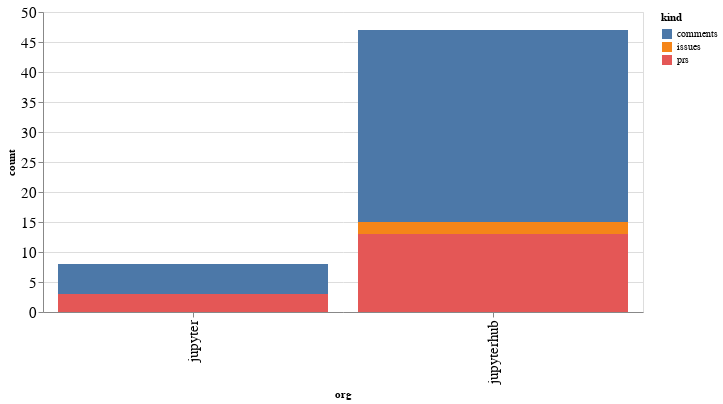

Write notebook code for a chart like this one.
### Code cell
alt.Chart(org_summaries, width=600).mark_bar().encode(
    x='org',
    y='count',
    color='kind',
    tooltip="org"
)

### Figure 1 — Vega-Lite specification as saved in the notebook (floating-point values rounded to 4 significant figures)
{"config": {"axisLeft": {"labelFontSize": 15}, "axisBottom": {"labelFontSize": 15}}, "data": {"name": "data-4e0887b48a55aa42b8a5bb5da7ccde2c"}, "mark": "bar", "encoding": {"color": {"type": "nominal", "field": "kind"}, "tooltip": {"type": "nominal", "field": "org"}, "x": {"type": "nominal", "field": "org"}, "y": {"type": "quantitative", "field": "count"}}, "width": 600, "$schema": "https://vega.github.io/schema/vega-lite/v4.8.1.json", "datasets": {"data-4e0887b48a55aa42b8a5bb5da7ccde2c": [{"org": "jupyter", "kind": "comments", "count": 5}, {"org": "jupyter", "kind": "prs", "count": 3}, {"org": "jupyterhub", "kind": "comments", "count": 32}, {"org": "jupyterhub", "kind": "issues", "count": 2}, {"org": "jupyterhub", "kind": "prs", "count": 13}]}}
